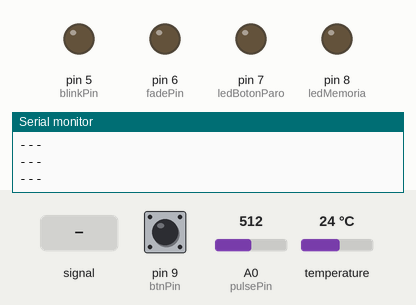
Bench run of a sketch on a simulated Arduino Uno, built with avr-gcc and run on an emulated ATmega328P. Parts: output pins drawn as LEDs (lit = HIGH), the last lines printed to the serial monitor. Dashed ring = blinking. The test bench sets the inputs (shaded band); at power-on: pin 9 (btnPin) LOW, A0 (pulsePin) = 512, temperature 24 °C. The local clock reads 2024-03-15 10:24:30 at power-on unless the sketch sets it; storage starts empty.

Above: at 1.2 s.
1.3 s: A0 (pulsePin) fed a 200 Hz sine of ±81 counts around its level
At 2.7 s:
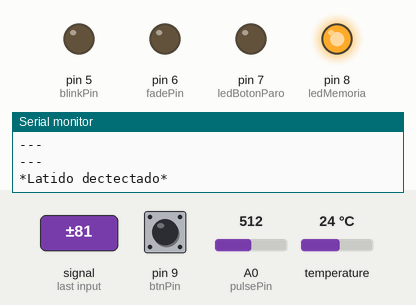
4.3 s: pin 9 (btnPin) pulled HIGH for 1 s
At 5.7 s:
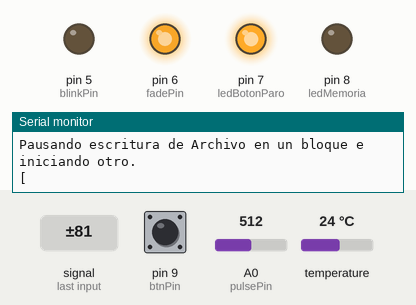
6.8 s: A0 (pulsePin) set to 513
At 9.59 s:
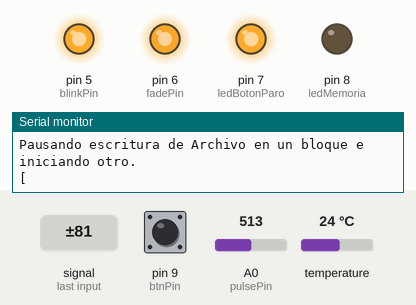
9.8 s: A0 (pulsePin) fed a 2 Hz sine of ±306 counts around its level
At 10.12 s:
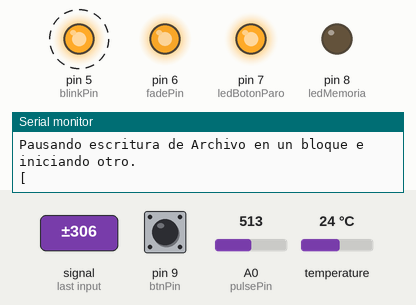
12.8 s: A0 (pulsePin) set to 535
15.8 s: pin 9 (btnPin) pulled HIGH for 0.15 s
At 26.8 s:
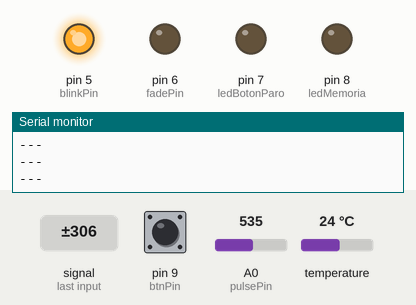
Timing chart, 0 to 27.5 s (numbered marks = the images above; inputs shaded):
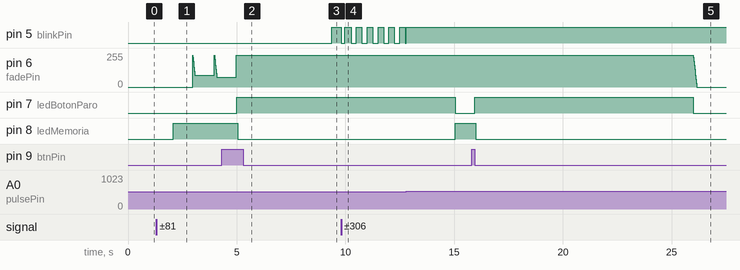

The sketch:

VersionEstablePruebas.ino
```cpp
////////////////////////////////////////////////////////////////////////////////////////////////////////
#include <SdFat.h>
#include <SoftwareSerial.h>
#include <OneWire.h>
#include <DallasTemperature.h>
#include <Wire.h>
#include <DS3231_Simple.h>
#include <SPI.h>
#include <Arduino.h>
////////////////////////////////////////////////////////////////////////////////////////////////////////
#define pinTemp 2          // Pin de entrada del sensor de temperatura D18B20
////////////////////////////////////////////////////////////////////////////////////////////////////////
/*Creamos objetos de la clase SdFat */
SdFat sd;                         // Creamos un objeto de la clase SdFat llamado sd
SdFile archivo;                   // Creamos un objeto de la clase SdFile llamado archivo
////////////////////////////////////////////////////////////////////////////////////////////////////////
DS3231_Simple Clock;              // Creamos un objeto de la calse DS3231
////////////////////////////////////////////////////////////////////////////////////////////////////////
//  Variables
int pulsePin = A0;                // Pin donde va conectado el cable de señal del sensor de pulso (Cable purpura)
int tempPin = A2;                 // Definimos la entrada anlogica en pin A0
int blinkPin = 5;                // Pin donde el LED sera el primero en iniciar el brillo
int fadePin = 6;                  // Pin que simulara el efecto del latido en cada brillo
int fadeRate = 0;                 // Variable usada para opacar el led en un pin con PWM
int ledMemoria = 8;               // Pin de salida del led
int ledBotonParo = 7;             // Pin de salida del led boton de paro
OneWire sensorTemp(pinTemp);      //
DallasTemperature sensor(&sensorTemp);
int chipSelect = 10;         // Pin para el ChipSelect
int btnPin = 9;             // Pin donde esta conectado un boton de Pausa para separar datos
int btnEstado = 0;                // Este es el estado inicial del boton de pausa
String server = "31.170.164.164";
// Variables del Wi-Fi
/*
 * arduino Rx (pin 3) ---- ESP8266 Tx
 * arduino Tx (pin 4) ---- ESP8266 Rx
 */
SoftwareSerial esp8266(4,3);
// Variables volatiles, usadas en las rutinas de interrupcion
volatile int BPM;                   // Variable entera que recibe el dato que detecta el Sensor de pulso cada 2mS***VALOR DEL PULSO***
volatile int Signal;                // Variable que mantiene el dato entrante
volatile int IBI = 600;             // Variable del intervalo de tiempo entre cada beat, Must be seeded!
volatile boolean Pulse = false;     // Variable se vuelve 'true' cuando se ha detectado el latido del usuario "vivo",
                                    // falso cuando el latido no es de un cuerpo vivo*
volatile boolean QS = false;        // Variable se vuelve 'true' cuando el arduino encuentra un pulso

// Consideraciones para la salida Seral --> ( Configurable a las necesidades )
static boolean serialVisual = false;   // Inicializado en Falso, configuralo en 'true' para ver en la consola de arduino el puslo en ASCII

void setup()
{
  pinMode(blinkPin,OUTPUT);         // Led en este pin Brillara en un latido
  pinMode(fadePin,OUTPUT);          // Led en este pin se opacara en un latido
  pinMode(ledMemoria,OUTPUT);       // Pin que nos dira si el lector esta en uso
  pinMode(ledBotonParo,OUTPUT);     // Recibe la señal de pausa desde el LED
  pinMode(btnPin,INPUT);            // Boton que envia la señal de pausa

  Serial.begin(9600);               // Baudios del monitor serial.
  esp8266.begin(9600);              // Baudios del modulo  Wi-FiESP8255
  esp8266.setTimeout(2000);
  Clock.begin();
  sensor.begin();

  interruptSetup();                 // Inicia la lectura del Sensor de pulso cada 2mS

/* Inicializa el mudulo SD por medio de la libreria SdFat, imprimira el error en caso de encontrarlo
     usa la velocidad media como la libreria nativa
     Cambia a SPI_FULL_SPEED si es necesario para mejorar la funcion. */

  /* Inicializa SdFat */
  if (!sd.begin(chipSelect, SPI_HALF_SPEED))   // Si sd.begin no se peude inicializar lanza el error
  {
    sd.initErrorHalt();                        // Funcion que delata el error de detecion y lectura del modulo SD
  }
  /*Abre el archivo para escritura la sintaxis se parece mucho a la libreria Nativa SD.h */
  if (!archivo.open("Lecturas.bin", O_RDWR | O_CREAT | O_AT_END))     // Compara si el archivo se ha abierto si no, lanza el error
  {
    sd.errorHalt("Error! no se puede abrir el archivo intenta de nuevo."); // Imprime un error de incapacidad para abrir el archivo
  }
  /* Si el archivo se abrio correctamente entonces escribe en el */
  Serial.print("Ahora estamos escribiendo en el Archivo.");
  //archivo.println("-= Temperatura Corporal =-");            // Escribe al inicio del archivo la leyenda dentro
  //archivo.println("[");                                     // Escribe al inicio del archivo un corchete abierto
  archivo.close();                                          // Funcion que cierra el Archivo
  //Serial.println("Archivo Cerrado.");
}

/////////////////////////////////////////////////////////////////////////////////////////////////////
////////////////////////////////////// M A I N //////////////////////////////////////////////////////
/////////////////////////////////////////////////////////////////////////////////////////////////////

void loop()
{
    serialOutput() ;

    btnEstado = digitalRead(btnPin);

   if(btnEstado == HIGH)
    {
      interrumpe();
    }
    else
    {
       if (QS == true)  // A Heartbeat Was Found
       {
                         // BPM and IBI have been Determined
                         // Quantified Self "QS" true when arduino finds a heartbeat
          fadeRate = 255;         // Makes the LED Fade Effect Happen
                                  // Set 'fadeRate' Variable to 255 to fade LED with pulse
          serialOutputWhenBeatHappens();   // A Beat Happened, Output that to serial.
          temperatura();
          QS = false;                      // reset the Quantified Self flag for next time
        }

        ledFadeToBeat();                      // Makes the LED Fade Effect Happen
        delay(10);                        //  take a break
    }
}
/////////////////////////////////////////////////////////////////////////////////////////////////////
/////////////////////////////////////////////////////////////////////////////////////////////////////
/////////////////////////////////////////////////////////////////////////////////////////////////////
void ledFadeToBeat()
{
    fadeRate -= 15;                         //  set LED fade value
    fadeRate = constrain(fadeRate,0,255);   //  keep LED fade value from going into negative numbers!
    analogWrite(fadePin,fadeRate);          //  fade LED
}
////////////////////////////////////////////////////////////////////////////////////////////////////////
/**
 * Funcion que esta a la espera de que se presione el Boton Pausa/Envio.
 */
void interrumpe()
{
    digitalWrite(ledBotonParo,HIGH);        // Enciende el LED en el pin ledBotonParo
    delay(50);                             // Duerme 500 mS
    digitalWrite(ledMemoria,LOW);
    Serial.println(+ "]");                  // Imprime en consola el caracter de corchete cerrado
    Serial.println("Pausando escritura de Archivo en un bloque e iniciando otro.");
    Serial.println(+ "[\r\n");
    archivo.println(+ "\r\n]");                 // Imprime en el ARCHIVO un corchete Cerrado
    archivo.println(+ "[\r\n");                 // Imprime en el ARCHIVO un corchete Abierto
    delay(10000);                           // Duerme 10 segundos
    digitalWrite(ledBotonParo,LOW);         // Apaga el LED en el pin ledBotonParo
}
////////////////////////////////////////////////////////////////////////////////////////////////////////
/*
 *  Funcion que lee la temperatura del cuerpo si un latido fue previamente encontrado.
 */
void temperatura()
{
   DateTime HoraActual = Clock.read();
   /* Re-abrimos el archivo para lectura */
   if (!archivo.open("Lecturas.bin", O_RDWR | O_CREAT | O_AT_END))     // Compara si el archivo se ha abierto si no, lanza el error
  {
    digitalWrite(ledMemoria, LOW);
  }
  else
  {
    digitalWrite(ledMemoria, HIGH);
  }
    /*Si el archivo se abrio correctamente, escribimos en el.
      Los datos se imprimen en el archivo.*/
    archivo.print(HoraActual.Day);
    archivo.print("/");
    archivo.print(HoraActual.Month);
    archivo.print("/");
    archivo.print(HoraActual.Year);
    archivo.print(",");
    archivo.print(HoraActual.Hour);
    archivo.print(":");
    archivo.print(HoraActual.Minute);
    archivo.print(":");
    archivo.print(HoraActual.Second);
    archivo.print(",");
    sensor.requestTemperatures();
    Serial.println("Temperatura guardada");
    //Serial.println(sensor.getTempCByIndex(0));
    Serial.print(" ");
    Serial.print(HoraActual.Hour);
    Serial.print(":");
    Serial.print(HoraActual.Minute);
    Serial.print(":");
    Serial.println(HoraActual.Second);
    archivo.print(sensor.getTempCByIndex(0));
    archivo.print(+ ",");
    archivo.close();                // Cierra el archivo para poder ser abierto mas adelante
    delay(100);
}
////////////////////////////////////////////////////////////////////////////////////////////////////////

////////////////////////////////////////////////////////////////////////////////////////////////////////

////////////////////////////////////////////////////////////////////////////////////////////////////////

////////////////////////////////////////////////////////////////////////////////////////////////////////

////////////////////////////////////////////////////////////////////////////////////////////////////////

////////////////////////////////////////////////////////////////////////////////////////////////////////
```

AllSerialHandling.ino
```cpp
//////////
/////////  All Serial Handling Code,
/////////  It's Changeable with the 'serialVisual' variable
/////////  Set it to 'true' or 'false' when it's declared at start of code.
/////////
////////////////////////////////////////////////////////////////////////////////////////////////////////
void serialOutput()
{   // Decide How To Output Serial.
   if (serialVisual == false)
   {
       arduinoSerialMonitorVisual('-', Signal);   // goes to function that makes Serial Monitor Visualizer
   } else
   {
        sendDataToSerial('S', Signal);     // goes to sendDataToSerial function
   }
}

////////////////////////////////////////////////////////////////////////////////////////////////////////
//  Decides How To OutPut BPM and IBI Data
void serialOutputWhenBeatHappens()
{
   if (serialVisual == false)
   {            //  Code to Make the Serial Monitor Visualizer Work
      if(!archivo.open("Lecturas.bin", O_RDWR | O_CREAT | O_AT_END))
        {
          digitalWrite(ledMemoria, LOW);
        }
        else
        {
            digitalWrite(ledMemoria,HIGH);
            Serial.print("*Latido dectectado* ");  //ASCII Art Madness
            archivo.print(BPM);                        // Guarda en el archivo el valor numerico de la variable BPM
            archivo.println(+ ",");
            Serial.print("  ");
            archivo.close();
        }
   }
   else
   {
          sendDataToSerial('B',BPM);   // send heart rate with a 'B' prefix
          sendDataToSerial('Q',IBI);   // send time between beats with a 'Q' prefix
   }
}

////////////////////////////////////////////////////////////////////////////////////////////////////////
//  Sends Data to Pulse Sensor Processing App, Native Mac App, or Third-party Serial Readers.
void sendDataToSerial(char symbol, int data )
{
    Serial.print(symbol);
    Serial.println(data);
}

////////////////////////////////////////////////////////////////////////////////////////////////////////
//*  Code to Make the Serial Monitor Visualizer Work
void arduinoSerialMonitorVisual(char symbol, int data )
{
  const int sensorMin = 0;      // sensor minimum, discovered through experiment
  const int sensorMax = 1024;    // sensor maximum, discovered through experiment

  int sensorReading = data;
  // map the sensor range to a range of 12 options:
  int range = map(sensorReading, sensorMin, sensorMax, 0, 2);

  // do something different depending on the
  // range value:
  switch (range)
  {
    case 0:
      Serial.println("-");     /////ASCII Art Madness
      break;
    case 1:
      Serial.println("---");
      break;
    case 2:
      Serial.println("------");
      break;
  }
}
////////////////////////////////////////////////////////////////////////////////////////////////////////
```

Interrupt.ino
```cpp
volatile int rate[10];                    // array to hold last ten IBI values
volatile unsigned long sampleCounter = 0;          // used to determine pulse timing
volatile unsigned long lastBeatTime = 0;           // used to find IBI
volatile int P =512;                      // used to find peak in pulse wave, seeded
volatile int T = 512;                     // used to find trough in pulse wave, seeded
volatile int thresh = 525;                // used to find instant moment of heart beat, seeded
volatile int amp = 100;                   // used to hold amplitude of pulse waveform, seeded
volatile boolean firstBeat = true;        // used to seed rate array so we startup with reasonable BPM
volatile boolean secondBeat = false;      // used to seed rate array so we startup with reasonable BPM

void interruptSetup()
{
  // Initializes Timer2 to throw an interrupt every 2mS.
  TCCR2A = 0x02;     // DISABLE PWM ON DIGITAL PINS 3 AND 11, AND GO INTO CTC MODE
  TCCR2B = 0x06;     // DON'T FORCE COMPARE, 256 PRESCALER
  OCR2A = 0X7C;      // SET THE TOP OF THE COUNT TO 124 FOR 500Hz SAMPLE RATE
  TIMSK2 = 0x02;     // ENABLE INTERRUPT ON MATCH BETWEEN TIMER2 AND OCR2A
  sei();             // MAKE SURE GLOBAL INTERRUPTS ARE ENABLED
}

// THIS IS THE TIMER 2 INTERRUPT SERVICE ROUTINE.
// Timer 2 makes sure that we take a reading every 2 miliseconds
ISR(TIMER2_COMPA_vect)
{                         // triggered when Timer2 counts to 124
  cli();                                      // disable interrupts while we do this
  Signal = analogRead(pulsePin);              // read the Pulse Sensor
  sampleCounter += 2;                         // keep track of the time in mS with this variable
  int N = sampleCounter - lastBeatTime;       // monitor the time since the last beat to avoid noise

    //  find the peak and trough of the pulse wave
  if(Signal < thresh && N > (IBI/5)*3)
  {       // avoid dichrotic noise by waiting 3/5 of last IBI
    if (Signal < T)
    {                        // T is the trough
      T = Signal;                         // keep track of lowest point in pulse wave
    }
  }

  if(Signal > thresh && Signal > P)
  {          // thresh condition helps avoid noise
    P = Signal;                             // P is the peak
  }                                        // keep track of highest point in pulse wave

  //  NOW IT'S TIME TO LOOK FOR THE HEART BEAT
  // signal surges up in value every time there is a pulse
  if (N > 250)
  {                                   // avoid high frequency noise
    if ( (Signal > thresh) && (Pulse == false) && (N > (IBI/5)*3) )
    {
      Pulse = true;                               // set the Pulse flag when we think there is a pulse
      digitalWrite(blinkPin,HIGH);                // turn on pin 13 LED
      IBI = sampleCounter - lastBeatTime;         // measure time between beats in mS
      lastBeatTime = sampleCounter;               // keep track of time for next pulse

      if(secondBeat)
      {                        // if this is the second beat, if secondBeat == TRUE
        secondBeat = false;                  // clear secondBeat flag
        for(int i=0; i<=9; i++)
        {             // seed the running total to get a realisitic BPM at startup
          rate[i] = IBI;
        }
      }

      if(firstBeat)
      {                         // if it's the first time we found a beat, if firstBeat == TRUE
        firstBeat = false;                   // clear firstBeat flag
        secondBeat = true;                   // set the second beat flag
        sei();                               // enable interrupts again
        return;                              // IBI value is unreliable so discard it
      }

      // keep a running total of the last 10 IBI values
      word runningTotal = 0;                  // clear the runningTotal variable

      for(int i=0; i<=8; i++)
      {                // shift data in the rate array
        rate[i] = rate[i+1];                  // and drop the oldest IBI value
        runningTotal += rate[i];              // add up the 9 oldest IBI values
      }

      rate[9] = IBI;                          // add the latest IBI to the rate array
      runningTotal += rate[9];                // add the latest IBI to runningTotal
      runningTotal /= 10;                     // average the last 10 IBI values
      BPM = 60000/runningTotal;               // how many beats can fit into a minute? that's BPM!
      QS = true;                              // set Quantified Self flag
      // QS FLAG IS NOT CLEARED INSIDE THIS ISR
    }
  }

  if (Signal < thresh && Pulse == true)
  {   // when the values are going down, the beat is over
    digitalWrite(blinkPin,LOW);            // turn off pin 13 LED
    Pulse = false;                         // reset the Pulse flag so we can do it again
    amp = P - T;                           // get amplitude of the pulse wave
    thresh = amp/2 + T;                    // set thresh at 50% of the amplitude
    P = thresh;                            // reset these for next time
    T = thresh;
  }

  if (N > 2500)
  {                           // if 2.5 seconds go by without a beat
    thresh = 512;                          // set thresh default
    P = 512;                               // set P default
    T = 512;                               // set T default
    lastBeatTime = sampleCounter;          // bring the lastBeatTime up to date
    firstBeat = true;                      // set these to avoid noise
    secondBeat = false;                    // when we get the heartbeat back
  }

  sei();                                   // enable interrupts when youre done!
}// end isr
```

Measured:
- the behaviour switches between 512 and 513 on A0 (pulsePin) (found by bisection; images 2 and 3)
- after the input at 1.3 s, pin 6 (fadePin): ramps from 240/255 to 75/255 and jumps back, once every 1.0 s; pin 8 (ledMemoria): LOW → HIGH after 0.79 s
- after the input at 4.3 s, pin 6 (fadePin): goes on until 5.0 s, then stays 240/255; pin 7 (ledBotonParo): LOW → HIGH after 0.69 s; pin 8 (ledMemoria): HIGH → LOW after 0.74 s
- after the input at 6.8 s, pin 5 (blinkPin): LOW → HIGH after 2.6 s
- after the input at 9.8 s, pin 5 (blinkPin): alternates HIGH for 0.25 s and LOW for 0.25 s, starting at once
- after the input at 15.8 s, pin 7 (ledBotonParo): LOW → HIGH after 0.15 s, → LOW 10.1 s later; pin 8 (ledMemoria): HIGH → LOW after 0.20 s
